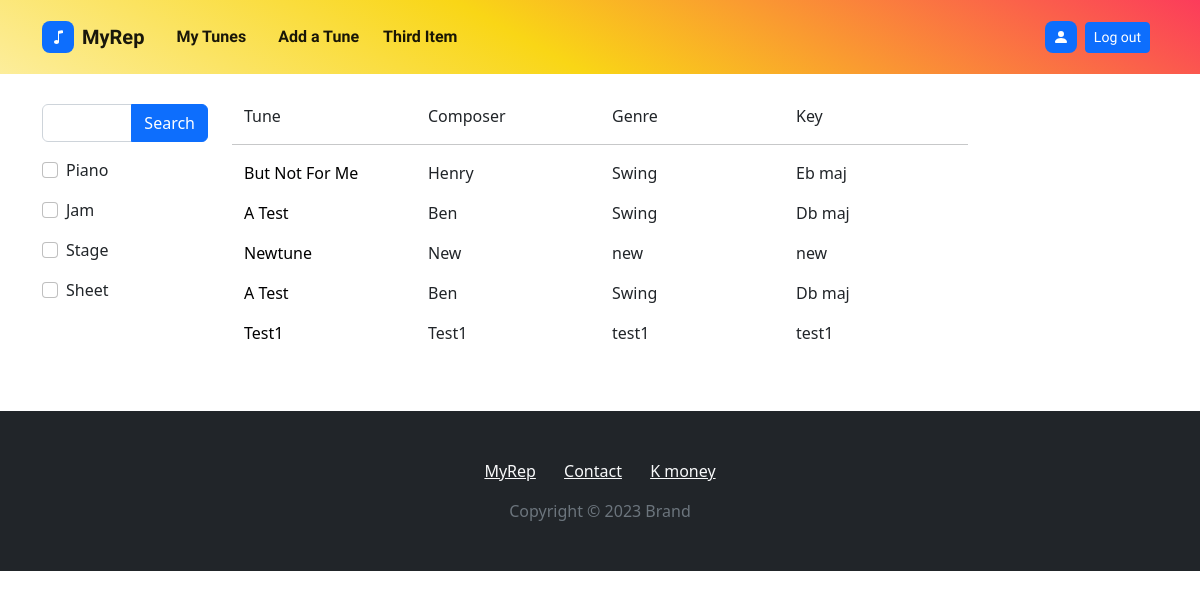
/tunes/1/ (signed in), run on an earlier commit of the app's database.
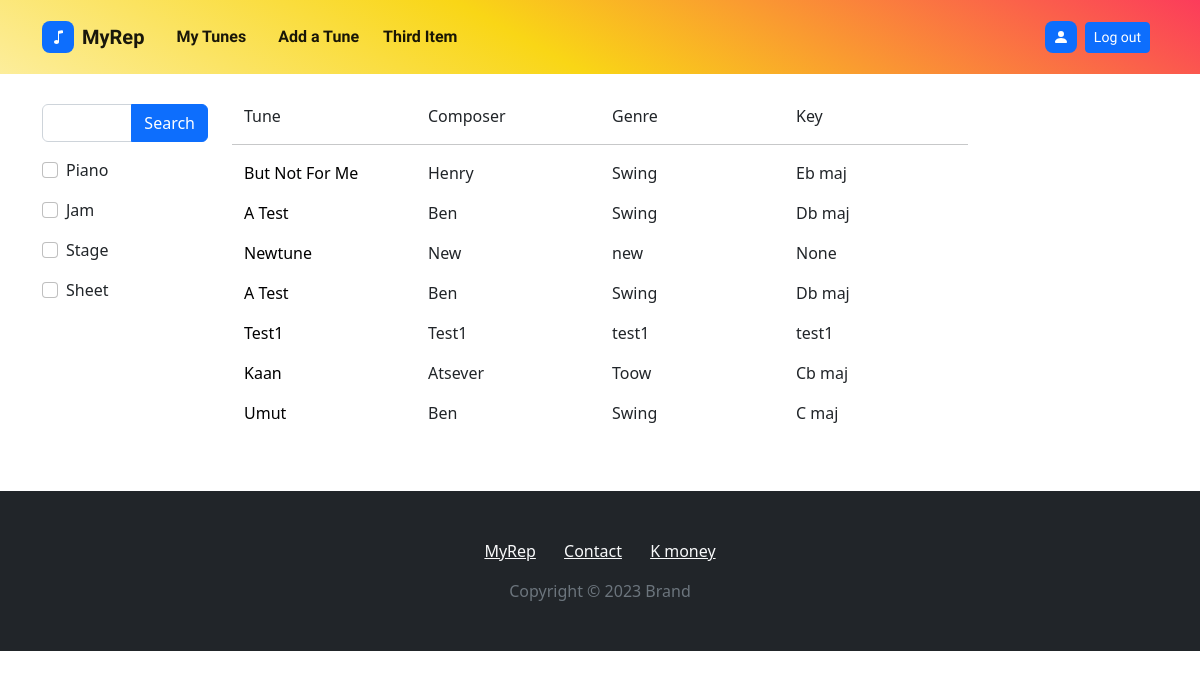
And on a later commit of the database.
### tunes/models.py (models this page shows, shortened)
class UserTune(models.Model):
    user = models.ForeignKey(settings.AUTH_USER_MODEL, on_delete=models.CASCADE)
    tune = models.ForeignKey(Tune, on_delete=models.CASCADE)
    notes = models.TextField(max_length=400,null=True,blank=True)
    playonpiano = models.BooleanField(default=False)
    playonjamsession = models.BooleanField(default=False)
    playonstage = models.BooleanField(default=False)
    havesheet = models.BooleanField(default=False)
    sheet = models.FileField(upload_to= tunes_user_directory_path , blank=True, null=True, validators=[validate_file_extension])
    updated = models.DateField(auto_now=True)
    created = models.DateField(auto_now_add=True)
    public = models.BooleanField(default=False)
    objects = UserTuneManager()

class Tune(models.Model):
    KEY_CHOICHES = (
        ('C maj','C maj'), ('G maj','G maj'), ('D maj','D maj'), ('A maj','A maj'), ('E maj','E maj'), ('F maj','F maj'),
        ('B maj','B maj'), ('Cb maj','Cb maj'), ('Gb maj','Gb maj'), ('F# maj','F# maj'), ('Db maj','Db maj'),
        ('C# maj','C# maj'), ('Ab maj','Ab maj'), ('Eb maj','Eb maj'), ('Bb maj','Bb maj')
    )
    name = models.CharField(max_length=100)
    composer = models.CharField(max_length=100, null=True, blank=True)
    key = models.CharField(max_length=15, null=True, blank=True, choices=KEY_CHOICHES)
    genre = models.CharField(max_length=100, null=True, blank=True)

### tunes/views.py (the view)
# urls.py: path('tunes/<int:pk>/', usertune_list_view, name='tunes-list-view'),
@login_required
def usertune_list_view(request, pk):
    User = get_user_model()
    user = User.objects.get(id=pk)
    query = request.GET.get('q')
    piano = request.GET.get('playonpiano')
    jam = request.GET.get('playonjamsession')
    stage = request.GET.get('playonstage')
    sheet = request.GET.get('havesheet')
    qs = UserTune.objects.all().filter(user=user)
    if query is not None:
        qs = UserTune.objects.search(query=query).filter(user=user)
    if piano == 'on':
        qs = qs.filter(playonpiano=True)
    if jam == 'on':
        qs = qs.filter(playonjamsession=True)
    if stage == 'on':
        qs = qs.filter(playonstage=True)
    if sheet == 'on':
        qs = qs.filter(havesheet=True)
    search_form = UserTuneSearchForm()
    hx_url = f'/hx/tunes/{pk}'
    context = {
        'qs' : qs,
        'search_form' : search_form,
        'hx_url': hx_url
    }
    if user != request.user:
        return redirect('home-view')
    return render(request, 'pages/tune_list.html', context)

### tunes/forms.py
class UserTuneSearchForm(forms.ModelForm):
    q = forms.CharField(max_length=100, label='', required=False)
    class Meta:
        model = UserTune
        fields = ('playonpiano', 'playonjamsession', 'playonstage', 'havesheet')
        labels = {
        "playonpiano": "Piano",
        'playonjamsession': 'Jam',
        'playonstage': 'Stage',
        'havesheet': 'Sheet'
    }
    def __init__(self, *args, **kwargs):
        super().__init__(*args, **kwargs)
        self.helper = FormHelper()
        self.helper.form_tag = False
        self.helper.disable_csrf = True
        self.helper.layout = Layout(
                FieldWithButtons(
                    Field('q',), Submit('', 'Search')),
                'playonpiano',
                'playonjamsession',
                'playonstage',
                'havesheet'
        )

### accounts/models.py (called while the page is built)
    @property
    def is_active(self):
        return self.active

### templates/pages/tune_list.html (shortened to what this page needs)
{% extends 'main/main.html' %}
{% block content %}
<head>
</head>
<div class="container">
    <div class="row">
        <div class="col">
            <p>Tune</p>
        </div>
        <div class="col">
            <p class="text-start">Composer</p>
        </div>
        <div class="col">
            <p class="text-start">Genre</p>
        </div>
        <div class="col">
            <p class="text-start">Key</p>
        </div>
        <hr>
    </div>
</div>
<div id='search-results'>
    {% for usertune in qs %}
    <div class="container">
        <div class="row">
            <div class="col">
                <p><a class='line' href={% url 'tunes-detail-view' usertune.user.id usertune.id %}>{{usertune.tune.name|title}}</a></p>
            </div>
            <div class="col">
                <p class="text-start">{{usertune.tune.composer|title}}</p>
            </div>
            <div class="col">
                <p class="text-start">{{usertune.tune.genre}}</p>
            </div>
            <div class="col">
                <p class="text-start">{{usertune.tune.key}}</p>
            </div>
        </div>
    </div>
    {% endfor %}
</div>
{% endblock content %}

### templates/main/main.html (shortened to what this page needs)
<!DOCTYPE html>
{% load static %}
<html lang="en">
<head>
    <link rel="stylesheet" href="{% static 'assets/bootstrap/css/bootstrap.min.css' %} ">
    <link rel="stylesheet" href="{% static 'assets/css/Login-Form-Basic-icons.css' %} ">
</head>
{% include 'main/navbar.html' %}
<body style="font-family: Allerta, sans-serif;">
    <div style="padding-top: 0px;margin-top: 10px;margin-bottom: 50px;">
        <div class="container" style="padding-top: 0px;margin-top: 30px;">
            <div class="row">
                <div class="col-md-3 col-xl-2">
                    {% include 'main/search_form.html' %}
                </div>
                <div class="col-md-6 col-xl-8">
                    {% block content %}
                    {% endblock content %}
                </div>
                <div class="col-md-3 col-xl-2">
                </div>
            </div>
        </div>
    </div>
</body>
<footer>
    {% include 'main/footer.html' %}
</footer>
</html>

### templates/main/navbar.html (shortened to what this page needs)
<!DOCTYPE html>
{% load static %}
<html lang="en">
<body style="backdrop-filter: blur(0px);-webkit-backdrop-filter: blur(0px);">
    <nav class="navbar navbar-light navbar-expand-md py-3" style="backdrop-filter: opacity(1) blur(0px);-webkit-backdrop-filter: opacity(1) blur(0px);background: linear-gradient(-151deg, #fc2366 -9%, rgb(249,214,22) 56%, white 133%), #1400ff;font-family: Allerta, sans-serif;">
        <div class="container"><a class="navbar-brand d-flex align-items-center" href="{% url 'home-view' %}"><span class="bs-icon-sm bs-icon-rounded bs-icon-primary d-flex justify-content-center align-items-center me-2 bs-icon">
                    </span><span style="font-weight: bold;">MyRep</span></a>
            <div class="collapse navbar-collapse" id="navcol-1" style="backdrop-filter: blur(0px);-webkit-backdrop-filter: blur(0px);">
                <ul class="navbar-nav me-auto">
                    {% if request.user.is_authenticated %}
                        <li class="nav-item"><a class="nav-link ms-2 me-2" href="{% url 'tunes-list-view' request.user.id %}" style="color: rgba(0,0,0,0.9);font-weight: bold;">My Tunes</a></li>
                        {% else %}
                        <li class="nav-item"><a class="nav-link ms-2 me-2" href="{% url 'login-view' %}" style="color: rgba(0,0,0,0.9);font-weight: bold;">My Tunes</a></li>
                    {% endif %}
                    <li class="nav-item"><a class="nav-link active ms-2 me-2" href="{% url 'tunes-create-view' %}" style="color: rgba(0, 0, 0, 0.9);font-weight: bold;">Add a Tune</a></li>
                    <li class="nav-item"><a class="nav-link" href="#" style="color: rgba(0,0,0,0.9);font-weight: bold;">Third Item</a></li>
                </ul>
                {% if request.user.is_authenticated %}
                <span class="bs-icon-sm bs-icon-rounded bs-icon-primary d-flex justify-content-center align-items-center navbar-text me-2 bs-icon">
                    <svg xmlns="http://www.w3.org/2000/svg" width="1em" height="1em" fill="currentColor" viewBox="0 0 16 16" class="bi bi-person-fill">
                        <path d="M3 14s-1 0-1-1 1-4 6-4 6 3 6 4-1 1-1 1H3zm5-6a3 3 0 1 0 0-6 3 3 0 0 0 0 6z"></path></svg></span>
                    <a class="btn btn-primary btn-sm me-2" href={% url 'logout-view' %} role="button">Log out</a>
                {% else %}
                    <a class="btn btn-primary btn-sm me-2" href={% url 'login-view' %} role="button">Log in</a><a class="btn btn-primary btn-sm me-2" href={% url 'user-register-view' %} role="button">Sign up</a>
                {% endif %}
            </div>
        </div>
    </nav>
</body>
</html>

### templates/main/search_form.html
{% load crispy_forms_tags %}
{% if search_form %}
<form hx-get='{{hx_url}}'  hx-swap='innerHTML' hx-target='#search-results' hx-trigger='keyup, change , submit'>
    {% crispy search_form %}
</form>
{% endif %}

### templates/main/footer.html (shortened to what this page needs)
<!DOCTYPE html>
{% load static %}
<html lang="en">
<body>
    <footer id='footer' class="text-center bg-dark">
        <div class="container text-white py-4 py-lg-5">
            <ul class="list-inline">
                <li class="list-inline-item me-4"><a class="link-light" href="#">MyRep</a></li>
                <li class="list-inline-item me-4"><a class="link-light" href="#">Contact</a></li>
                <li class="list-inline-item"><a class="link-light" href="#">K money</a></li>
            </ul>
            <p class="text-muted mb-0">Copyright © 2023 Brand</p>
        </div>
    </footer>
</body>
</html>

### templates/pages/tune_list.html (style rules this page uses)
.line { text-decoration:none; color: #010001; }

What changed in the data, as far as the page shows it:
changed UserTune "Newtune": tune.key "new" → "None"
added UserTune: tune.name "Kaan", tune.composer "Atsever", tune.genre "Toow", tune.key "Cb maj"
added UserTune: tune.name "Umut", tune.composer "Ben", tune.genre "Swing", tune.key "C maj"
